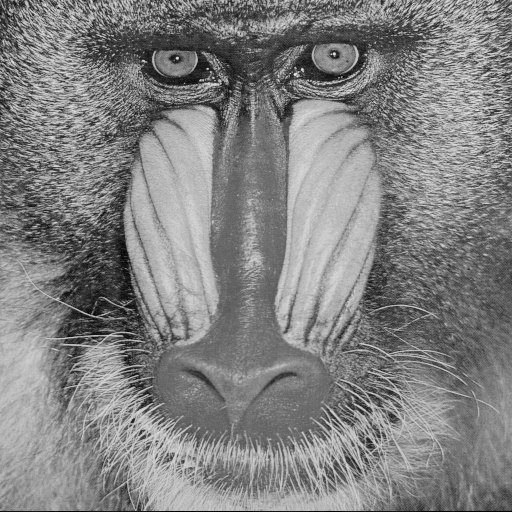
#> input picture exercises/01/mandrill.png, 512 x 512 px
$ python 'Blatt 1 - Aufgabe 6.py'
#> lines starting #> are read from the running program, lines starting #| are printed output that depends on the picture
# -*- coding: utf-8 -*-

import numpy as np
import skimage.io as sk

img = sk.imread('mandrill.png')
#> img is the input picture: shape (512, 512); min 0, max 232, mean 129.5

minimum = np.min(img)
#> minimum = 0
maximum = np.max(img)
#> maximum = 232
average = np.average(img)
#> average = 129.5
std = np.std(img)
#> std = 43.27

#print(np.unravel_index(np.argmin(img), img.shape)) #minimum
#print(np.unravel_index(np.argmax(img), img.shape)) #maximum

imgModulo = img % 2
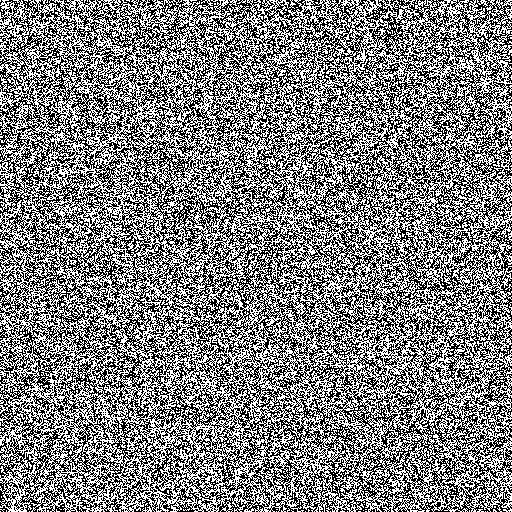
#> imgModulo: shape (512, 512); values 0 (black) and 1 (white), 50% white in thin lines or dots
amountOfValues = img.shape[0] * img.shape[1]
#> amountOfValues = 262144
amountOfUnevenNumbers = np.count_nonzero(imgModulo==1)
#> amountOfUnevenNumbers = 131011
amountOfEvenNumbers = amountOfValues - amountOfUnevenNumbers
#> amountOfEvenNumbers = 131133

#print(amountOfUnevenNumbers)
#print(amountOfEvenNumbers)

evenArrayIndices = np.where(imgModulo == 0)
#> evenArrayIndices = 131133 positions, rows 0 to 511, columns 0 to 511
IndicesList = []
for x in range(len(evenArrayIndices[0])):
    IndicesList.append("(" + str(evenArrayIndices[0][x]) + ", " + str(evenArrayIndices[1][x]) + ")")
#> after the loop, IndicesList = 131133 items
print(IndicesList)
#> (printed output is left out)
